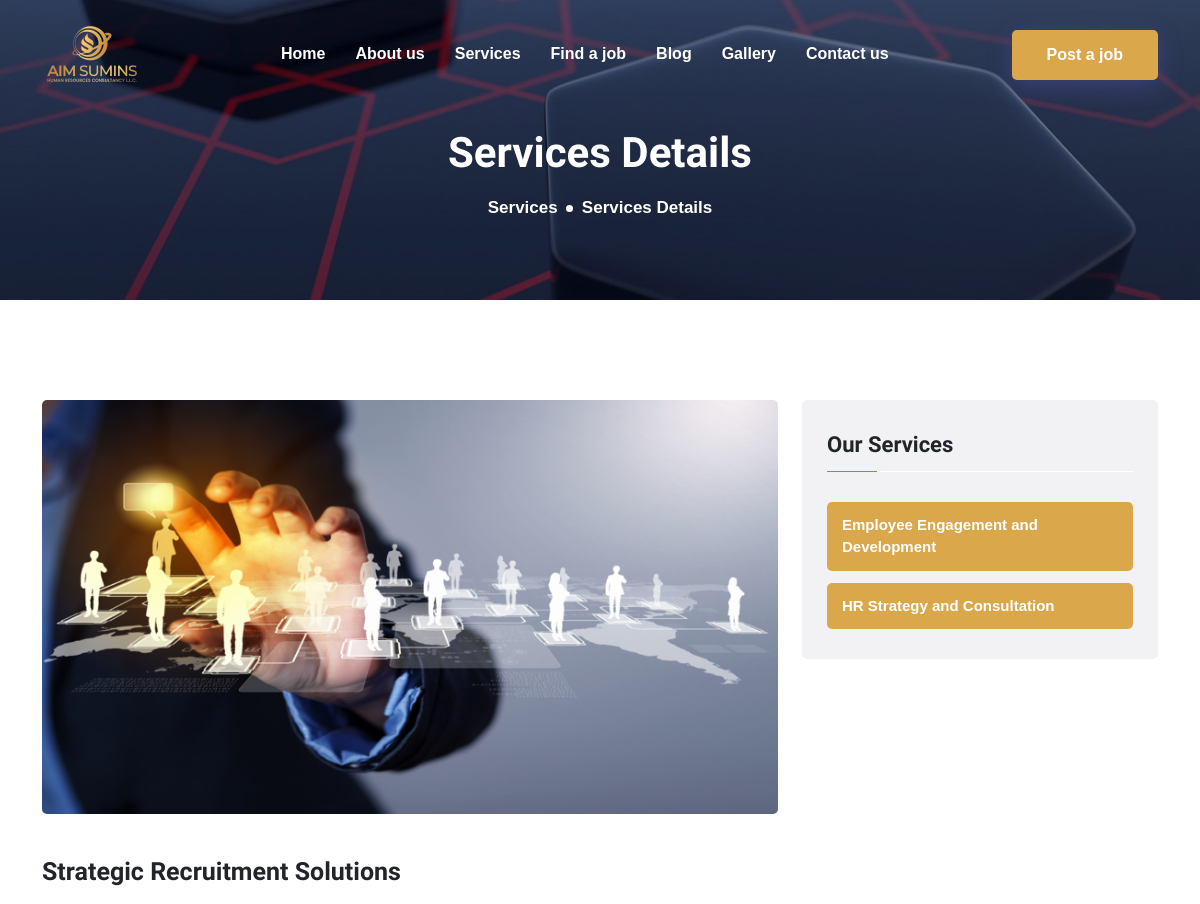
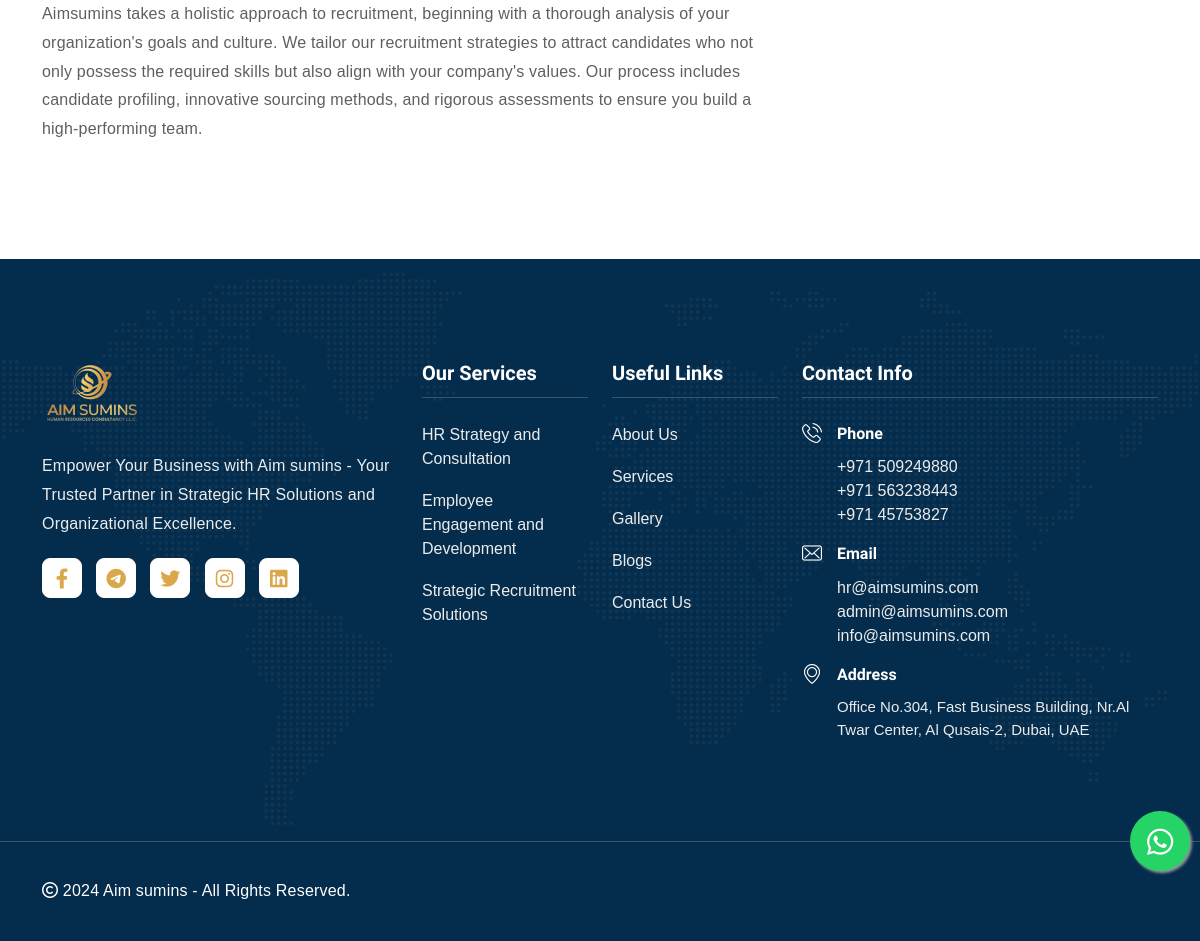
The app's page /service/strategic-recruitment-solutions/ with its own data (2 pictures, top to bottom).
### web/models.py (models this page shows, shortened)
class Service(models.Model):
    title=models.CharField(max_length=200)
    slug=models.SlugField(unique=True, max_length=100)
    image=VersatileImageField(upload_to='services',help_text=" The recommended size is 850x450 pixels.")
    description=HTMLField()
    def get_absolute_url(self):
        return reverse_lazy('web:service-detail', kwargs={'slug': self.slug})

### web/views.py (the view)
# urls.py: path("service/<slug>/", views.ServicesDetailView.as_view(), name="service-detail"),
class ServicesDetailView(DetailView):
    model = Service
    template_name = "web/service-detail.html"
    def get_context_data(self, **kwargs):
        context = super().get_context_data(**kwargs)
        current_service = self.get_object()
        context["services"] = Service.objects.exclude(pk=current_service.pk)
        return context

### web/context_processors.py (called while the page is built)
def main_context(request):
    service=Service.objects.all().order_by('-id')[:4]
    return {
        "footer_services": service,
    }

### templates/web/service-detail.html
{% extends "web/base.html" %}
{% load static %}
{% block content %}
<div class="page-title-area item-bg1">
	<div class="d-table">
		<div class="d-table-cell">
			<div class="container">
				<div class="page-title-content">
					<h2>Services Details</h2>
					<ul>
						<li><a href="{% url "web:services" %}">Services</a></li>
						<li>Services Details</li>
					</ul>
				</div>
			</div>
		</div>
	</div>
</div>
<section class="services-details-area section-padding section-50-padd">
	<div class="container">
		<div class="row">
			<div class="col-lg-8 col-md-12">
				<div class="services-details-content">
					<div class="services-details-image">
						<img src="{{object.image.url}}" alt="image">
					</div>
					<h3>{{object.title}}</h3>
					<p>{{object.description|safe}}</p>
				</div>
			</div>
			<div class="col-lg-4 col-md-12">
				<aside class="services-widget">
					<section class="widget widget_categories">
						<h3 class="widget-title">Our Services</h3>
						<ul>
							{% for item in services %}
							<li> <a href="{{item.get_absolute_url}}">{{item.title}}</a></li>
							{% endfor %}
						</ul>
					</section>
				</aside>
			</div>
		</div>
	</div>
</section>
{% endblock %}

### templates/web/partials/footer.html
{% load static %}
<section class="footer-subscribe-wrapper">
    <div class="footer-area ptb-100">
        <div class="container">
            <div class="row">
                <div class="col-lg-4 col-md-6 col-sm-6">
                    <div class="single-footer-widget">
                        <a class="footer-logo" href="#">
                            <img src="{% static 'web/img/logo.png' %}" class="white-logo" alt="logo">
                        </a>
                        <p>Empower Your Business with Aim sumins - Your Trusted Partner in Strategic HR Solutions and Organizational Excellence.</p>
                        <ul class="footer-social">
                            <li>
                                <a href="https://www.facebook.com/profile.php?id=61555417742074&mibextid=ZbWKwL"> <i class="fab fa-facebook-f"></i></a>
                            </li>
                            <li>
                                <a href="https://t.me/+qgUCt9ND1iIwNTBk"> <i class="fab fa-telegram"></i></a>
                            </li>
                            <li>
                                <a href="https://twitter.com/aimsumins"> <i class="fab fa-twitter"></i></a>
                            </li>
                            <li>
                                <a href="https://www.instagram.com/aimsumins/"> <i class="fab fa-instagram"></i></a>
                            </li>
                            <li>
                                <a href="https://www.linkedin.com/in/aimsumins-hr-consultancy-2012842a9/"> <i class="fab fa-linkedin"></i></a>
                            </li>
                        </ul>
                    </div>
                </div>
                <div class="col-lg-2 col-md-6 col-sm-6">
                    <div class="single-footer-widget">
                        <div class="footer-heading">
                            <h3>Our Services</h3>
                        </div>
                        <ul class="footer-quick-links">
                            {% for i in footer_services %}
                            <li><a href="{{ i.get_absolute_url }}">{{ i.title }}</a></li>
                            {% endfor %}
                        </ul>
                    </div>
                </div>
                <div class="col-lg-2 col-md-6 col-sm-6">
                    <div class="single-footer-widget">
                        <div class="footer-heading">
                            <h3>Useful Links</h3>
                        </div>
                        <ul class="footer-quick-links">
                            <li><a href="{% url "web:about" %}">About Us</a></li>
                            <li><a href="{% url "web:services" %}">Services</a></li>
                            <li><a href="{% url "web:portfolio" %}">Gallery</a></li>
                            <li><a href="{% url "web:blogs" %}">Blogs</a></li>
                            <li><a href="{% url "web:contact" %}">Contact Us</a></li>
                        </ul>
                    </div>
                </div>
                <div class="col-lg-4 col-md-6 col-sm-6">
                    <div class="single-footer-widget">
                        <div class="footer-heading">
                            <h3>Contact Info</h3>
                        </div>
                        <div class="footer-info-contact">
                            <i class="flaticon-phone-call"></i>
                            <h3>Phone</h3>
                            <span><a href="tel:+971509249880">+971 509249880</a></span><br>
                            <span><a href="tel:+971563238443">+971 563238443</a></span><br>
                            <span><a href="tel:+97145753827">+971 45753827</a></span>
                        </div>
                        <div class="footer-info-contact">
                            <i class="flaticon-envelope"></i>
                            <h3>Email</h3>
                            <span><a href="mailto:hr@aimsumins.com">hr@aimsumins.com</a></span><br>
                            <span><a href="mailto:admin@aimsumins.com">admin@aimsumins.com</a></span><br>
                            <span><a href="mailto:info@aimsumins.com">info@aimsumins.com</a></span>
                        </div>
                        <div class="footer-info-contact">
                            <i class="flaticon-placeholder"></i>
                            <h3>Address</h3>
                            <span>Office No.304, Fast Business Building, Nr.Al Twar Center, Al Qusais-2, Dubai, UAE</span>
                        </div>
                    </div>
                </div>
            </div>
        </div>
    </div>
</section>
<div class="copyright-area">
    <div class="container">
        <div class="row align-items-center">
            <div class="col-lg-6 col-md-6">
                <p><i class="far fa-copyright"></i> {% now "Y" %} Aim sumins - All Rights Reserved.</p>
            </div>
        </div>
    </div>
</div>

### records on screen
Service: image (picture), title "Strategic Recruitment Solutions", description "Aimsumins takes a holistic approach to recruitment, beginning with a thorough analysis of your organization's goals and culture. We tailor our recruitment strategies to attract candidates who not only possess the required skills but also align with your company's values. Our process includes candidate profiling, innovative sourcing methods, and rigorous assessments to ensure you build a high-performing team."
Service: title "Employee Engagement and Development"
Service: title "HR Strategy and Consultation"
